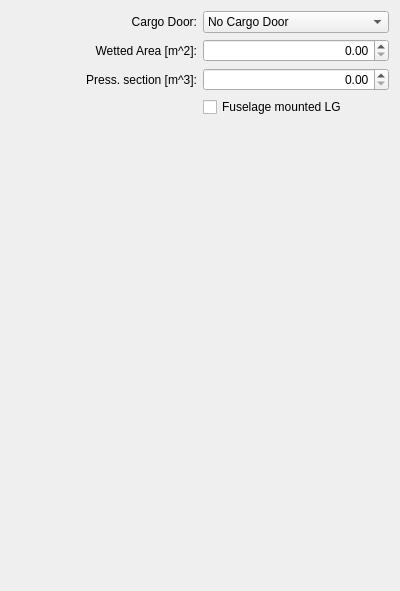
          <widget class="QWidget" name="scrollAreaWidgetContents_2">
           <property name="geometry">
            <rect>
             <x>0</x>
             <y>0</y>
             <width>400</width>
             <height>591</height>
            </rect>
           </property>
           <layout class="QGridLayout" name="gridLayout_13">
            <item row="3" column="1">
             <widget class="QCheckBox" name="checkBoxFuselageLG">
              <property name="toolTip">
               <string>Fuselage mounted main landing gear</string>
              </property>
              <property name="text">
               <string>Fuselage mounted LG</string>
              </property>
             </widget>
            </item>
            <item row="4" column="1">
             <spacer name="verticalSpacerFuselage">
              <property name="orientation">
               <enum>Qt::Vertical</enum>
              </property>
              <property name="sizeHint" stdset="0">
               <size>
                <width>20</width>
                <height>476</height>
               </size>
              </property>
             </spacer>
            </item>
            <item row="0" column="0">
             <widget class="QLabel" name="labelCargoDoor">
              <property name="toolTip">
               <string>Cargo door</string>
              </property>
              <property name="text">
               <string>Cargo Door:</string>
              </property>
              <property name="alignment">
               <set>Qt::AlignRight|Qt::AlignTrailing|Qt::AlignVCenter</set>
              </property>
              <property name="buddy">
               <cstring>comboBoxCargoDoor</cstring>
              </property>
             </widget>
            </item>
            <item row="0" column="1">
             <widget class="QComboBox" name="comboBoxCargoDoor">
              <property name="toolTip">
               <string>Cargo door</string>
              </property>
              <item>
               <property name="text">
                <string>No Cargo Door</string>
               </property>
              </item>
              <item>
               <property name="text">
                <string>One Side Cargo Door</string>
               </property>
              </item>
              <item>
               <property name="text">
                <string>Two Side Cargo Door</string>
               </property>
              </item>
              <item>
               <property name="text">
                <string>Aft Clamshell Door</string>
               </property>
              </item>
              <item>
               <property name="text">
                <string>Two Side and Aft Door</string>
               </property>
              </item>
             </widget>
            </item>
            <item row="2" column="0">
             <widget class="QLabel" name="labelPressVol">
              <property name="toolTip">
               <string>Volume of pressurized section</string>
              </property>
              <property name="text">
               <string>Press. section [m^3]:</string>
              </property>
              <property name="alignment">
               <set>Qt::AlignRight|Qt::AlignTrailing|Qt::AlignVCenter</set>
              </property>
              <property name="buddy">
               <cstring>spinBoxPressVol</cstring>
              </property>
             </widget>
            </item>
            <item row="2" column="1">
             <widget class="QDoubleSpinBox" name="spinBoxPressVol">
              <property name="toolTip">
               <string>Volume of pressurized section</string>
              </property>
              <property name="alignment">
               <set>Qt::AlignRight|Qt::AlignTrailing|Qt::AlignVCenter</set>
              </property>
              <property name="decimals">
               <number>2</number>
              </property>
              <property name="maximum">
               <double>99999.990000000005239</double>
              </property>
             </widget>
            </item>
            <item row="1" column="0">
             <widget class="QLabel" name="labelWettedArea">
              <property name="toolTip">
               <string>fuselage wetted area</string>
              </property>
              <property name="text">
               <string>Wetted Area [m^2]:</string>
              </property>
              <property name="alignment">
               <set>Qt::AlignRight|Qt::AlignTrailing|Qt::AlignVCenter</set>
              </property>
              <property name="buddy">
               <cstring>spinBoxWettedArea</cstring>
              </property>
             </widget>
            </item>
            <item row="1" column="1">
             <widget class="QDoubleSpinBox" name="spinBoxWettedArea">
              <property name="toolTip">
               <string>fuselage wetted area</string>
              </property>
              <property name="alignment">
               <set>Qt::AlignRight|Qt::AlignTrailing|Qt::AlignVCenter</set>
              </property>
              <property name="maximum">
               <double>9999.989999999999782</double>
              </property>
             </widget>
            </item>
           </layout>
          </widget>
